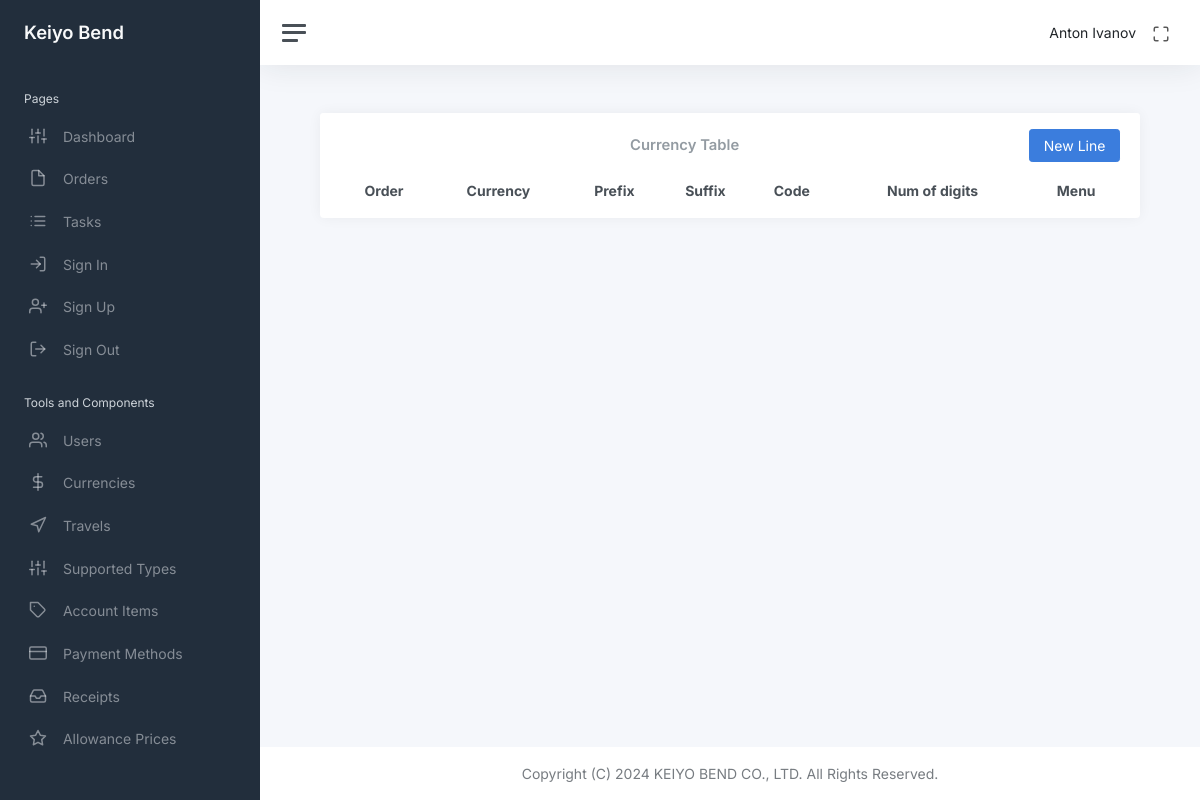
Page /admin_menu/currency_table (signed in) on the earlier database version.
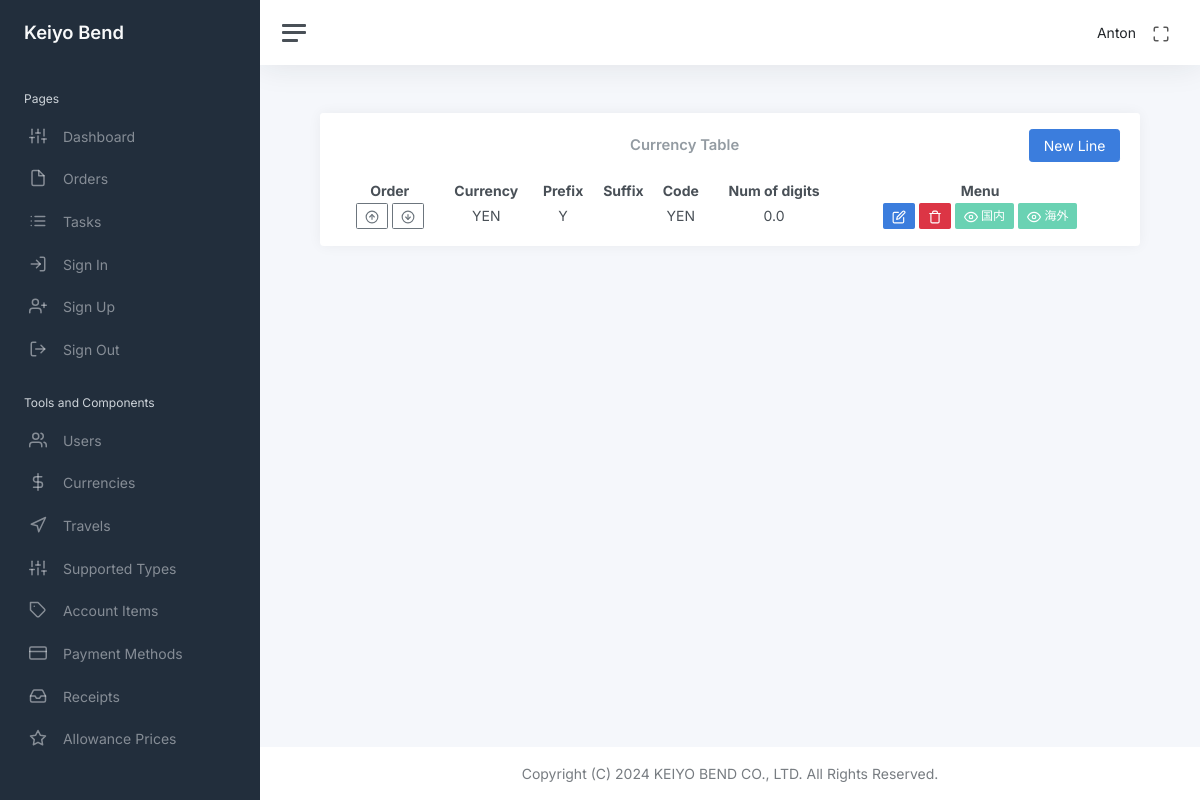
Same page on the later database version.
### app/auth/models/user.py (models this page shows, shortened)
class User(UserMixin, db.Model):
    id: so.Mapped[int] = so.mapped_column(primary_key=True)
    name: so.Mapped[str] = so.mapped_column(sa.String(64), index=True, default=None)
    email: so.Mapped[str] = so.mapped_column(sa.String(120), index=True, unique=True)
    password_hash: so.Mapped[Optional[str]] = so.mapped_column(sa.String(256))
    admin: so.Mapped[bool] = so.mapped_column(sa.Boolean(), default=False)
    is_show: so.Mapped[bool] = so.mapped_column(sa.Boolean(), default=True)
    orders_rel = db.relationship("Order", back_populates="user", cascade="all, delete-orphan")

### app/admin/models/currencies.py (models this page shows, shortened)
class Currencies(db.Model):
    id: so.Mapped[int] = so.mapped_column(primary_key=True)
    name: so.Mapped[str] = so.mapped_column(sa.String(), nullable=False, default=None)
    prefix: so.Mapped[str] = so.mapped_column(sa.String(), default=None)
    suffix: so.Mapped[str] = so.mapped_column(sa.String(), default=None)
    code: so.Mapped[str] = so.mapped_column(sa.String(), nullable=False, default=None)
    decimal: so.Mapped[float] = so.mapped_column(sa.Float(), nullable=False)
    order: so.Mapped[int] = so.mapped_column(sa.Integer(), nullable=False, index=True, default=1)
    is_show_japan: so.Mapped[bool] = so.mapped_column(sa.Boolean(), nullable=False, default=True)
    is_show_world: so.Mapped[bool] = so.mapped_column(sa.Boolean(), nullable=False, default=True)
    rates = db.relationship("Rates", back_populates="currency", cascade="all, delete-orphan")
    details = db.relationship("Details", back_populates="currency", cascade="all, delete-orphan")

### app/admin/routes/currencies/currency_table.py (the view)
@bp.route("/admin_menu/currency_table")
@login_required
def currency_table():
    currencies = db.session.scalars(sa.select(Currencies).order_by(Currencies.order)).all()
    return render_template(
        "admin/currency_table.html", title="Currency Table", currencies=currencies
    )

### app/auth/models/user.py (called while the page is built)
@login.user_loader
def load_user(id):
    return db.session.get(User, int(id))

### app/admin/templates/admin/currency_table.html (shortened to what the changed rows need)
<!DOCTYPE html>
{% extends "main/base.html" %}
{% block content %}
<div class="container-fluid p-0">
    <div class="row">
        <div class="col-md-12 ms-sm-auto col-lg-12 px-md-4">
            <div class="card flex-fill">
                <div class="card-body py-0 mb-3">
                    <table class="display cell-border" style="width: 100%" id="currencyTable">
                        <thead>
                            <tr style="text-align: center;">
                                <th class="col-order">Order</th>
                                <th class="col-currency">Currency</th>
                                <th class="col-prefix">Prefix</th>
                                <th class="col-suffix">Suffix</th>
                                <th class="col-code">Code</th>
                                <th class="col-num">Num of digits</th>
                                <th class="col-menu">Menu</th>
                            </tr>
                        </thead>
                        <tbody>
                            {% for currency in currencies %}
                            <tr data-id="{{ currency.id }}" data-order="{{ currency.order }}" class="text-center">
                                <td style="text-align:center">
                                    <button class="btn btn-sm btn-outline-secondary move-up"><i class="align-middle"
                                            data-feather="arrow-up-circle"></i></button>
                                    <button class="btn btn-sm btn-outline-secondary move-down"><i class="align-middle"
                                            data-feather="arrow-down-circle"></i></button>
                                </td>
                                <td class="view-mode currency-cell">{{ currency.name }}</td>
                                <td class="view-mode">{{ currency.prefix }}</td>
                                <td class="view-mode">{{ currency.suffix }}</td>
                                <td class="view-mode">{{ currency.code }}</td>
                                <td class="view-mode">{{ currency.decimal }}</td>
                                <td style="text-align:center">
                                    <button class="btn btn-primary btn-sm btn-edit"><i class="align-middle"
                                            data-feather="edit"></i></button>
                                    <button class="btn btn-danger btn-sm btn-delete"><i class="align-middle"
                                            data-feather="trash"></i></button>
                                    <button
                                        class="btn btn-sm btn-show-japan {{ 'btn-success' if currency.is_show_japan else 'btn-danger' }}"
                                        disabled>
                                        {% if currency.is_show_japan %}
                                        <i class="align-middle" data-feather="eye"></i> 国内
                                        {% else %}
                                        <i class="align-middle" data-feather="eye-off"></i> 国内
                                        {% endif %}
                                    </button>
                                    <button
                                        class="btn btn-sm btn-show-world {{ 'btn-success' if currency.is_show_world else 'btn-danger' }}"
                                        disabled>
                                        {% if currency.is_show_world %}
                                        <i class="align-middle" data-feather="eye"></i> 海外
                                        {% else %}
                                        <i class="align-middle" data-feather="eye-off"></i> 海外
                                        {% endif %}
                                    </button>
                                </td>
                            </tr>
                            {% endfor %}
                        </tbody>
                    </table>
                </div>
            </div>
        </div>
    </div>
</div>
{% endblock %}

### app/main/templates/main/navbar.html (shortened to what this page needs)
<!DOCTYPE html>
<nav class="navbar navbar-expand navbar-light navbar-bg">
    <a class="sidebar-toggle js-sidebar-toggle">
        <i class="hamburger align-self-center"></i>
    </a>
    <div class="navbar-collapse collapse">
        <ul class="navbar-nav navbar-align">
            <li class="nav-item dropdown">
                <a class="nav-link d-none d-sm-inline-block">
                    <span class="text-dark">{{ current_user.name }}</span>
                </a>
            </li>
            <li class="nav-item">
                <a id="fullscreenButton" class="nav-link d-none d-sm-inline-block">
                    <i class="align-middle" data-feather="maximize"></i>
                </a>
            </li>
        </ul>
    </div>
</nav>

Differences in the rows shown:
changed User: name "Anton Ivanov" → "Anton"
added Currencies: name "YEN", prefix "Y", code "YEN", decimal "0.0", is_show_japan True (drawn), is_show_world True (drawn)
